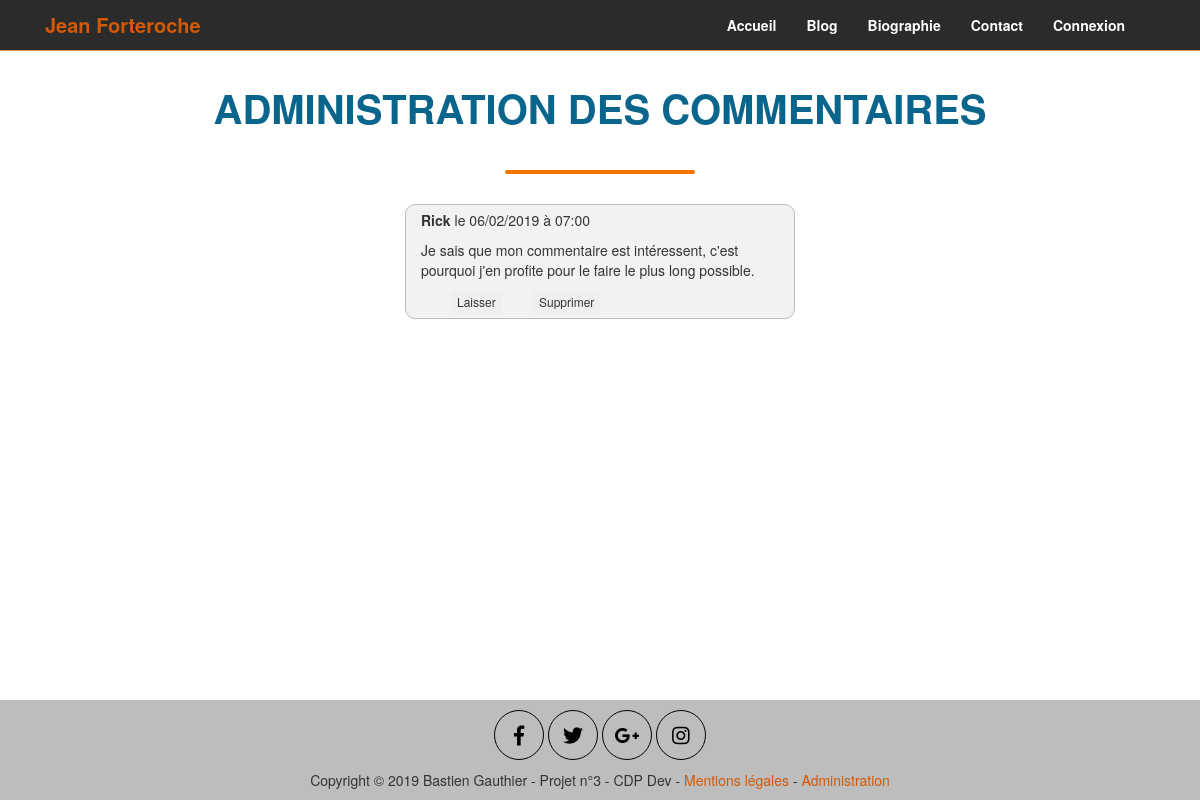
Screenshot of /P3/admin_comments.php with the database file from the repository.
### tables this page shows
CREATE TABLE IF NOT EXISTS `commentaires` (
  `id` int(11) NOT NULL AUTO_INCREMENT,
  `id_billet` int(11) NOT NULL,
  `auteur` varchar(255) NOT NULL,
  `commentaire` text NOT NULL,
  `report` int(11) NOT NULL,
  `date_commentaire` datetime NOT NULL,
  PRIMARY KEY (`id`)
);

### P3/admin_comments.php (the view, shortened to what this page needs)
<?php include("includes/head.php"); ?>
<body>
    <div class="corps">
        <div id="top-header">
            <?php include("includes/header.php"); ?>
        </div>
        <div id="bottom-header" class="container-fluid col-xs-12"></div>
        <div id="title-book-article" class="container">
            <h1 class="title-blog col-xs-12">ADMINISTRATION DES COMMENTAIRES</h1>
            <div class="barre_separation col-xs-offset-5 col-xs-2"></div>
        </div>
        <div class="admin_block">
            <?php
            include 'includes/functionsSQL.php';
            $req = $bdd->query('SELECT id, id_billet, auteur, commentaire, report, DATE_FORMAT(date_commentaire, \'%d/%m/%Y à %H:%i\') AS date_commentaire_fr FROM commentaires WHERE report = 1 ORDER BY date_commentaire');
            while ($donnees = $req->fetch())
            {
                $report = $donnees['report'];
                if($report != 0)
                {
                ?>
                    <div class="col-xs-12">
                        <div class="single-commentaire  col-xs-12 col-sm-offset-3 col-sm-6 col-md-offset-4 col-md-4">
                            <p><strong><?php echo htmlspecialchars($donnees['auteur']); ?></strong> le <?php echo $donnees['date_commentaire_fr']; ?></p>
                            <p><?php echo nl2br(htmlspecialchars($donnees['commentaire'])); ?></p>
                            <div class="col-xs-12">
                                <form method="post" action="unreport_comments.php" class="delete_form col-xs-3">
                                    <input type="submit" name="valider" class="update btn btn-xs" value="Laisser"/>
                                </form>
                                <form method="post" action="delete_comments.php" class="delete_form col-xs-3">
                                    <input type="submit" name="valider" class="delete btn btn-xs" value="Supprimer"/>
                                </form>
                            </div>
                        </div>
                    </div>
                <?php
                }
                else
                {
                ?>
                    <p>Il n'y a aucun commentaire signaler.</p>
                <?php
                }
            }
            ?>
        </div>
    </div>
    <?php include("includes/footer.php"); ?>
</body>
</html>

### P3/public/css/style.css (style rules this page uses)
h1, h2, h3 { text-align:center; font-weight: bold; }
#bottom-header { background-color: rgba(211, 89, 7, 0.7); }
#top-header { background-color: #2b2b2b; }
.barre_separation { background-color: #f27300; height: 4px; border-radius: 5px; }
.title-blog { font-weight: bold; font-size: 40px; color: #0A658D; padding: 15px 0 30px 0; }
.single-commentaire { border: 1px solid #bdbdbd; border-radius: 10px; margin-bottom: 10px; background-color: rgba(189, 189, 189, 0.2); padding: 5px; }
.corps { min-height: calc(100vh - 100px); }
.admin_block { margin-top: 30px; }

### rows the page displays
commentaires: auteur "Rick", date_commentaire_fr "06/02/2019 à 07:00", commentaire "Je sais que mon commentaire est intéressent, c'est pourquoi j'en profite pour le faire le plus long possible."
